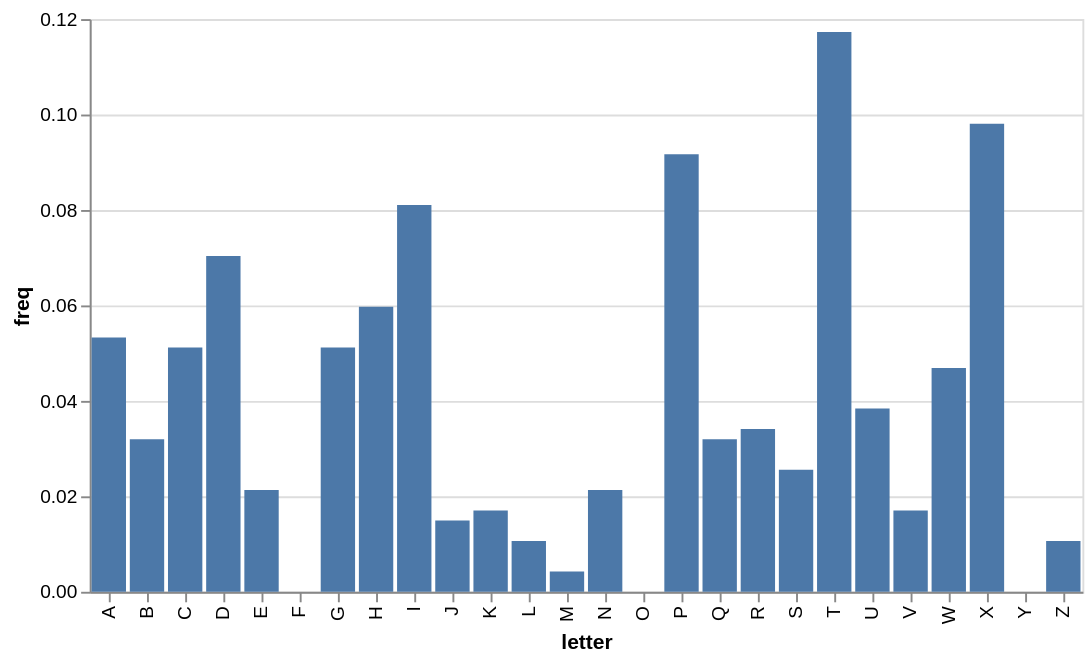

Notebook code cell kept with this figure:
### Code cell
# Looks like a shift cipher
# because Vigenere cipher with key length 1 is the same as a shift cipher
freq_chart(Y0)

### Figure 1 — Vega-Lite specification as saved in the notebook (floating-point values rounded to 4 significant figures)
{"config": {"view": {"continuousWidth": 300, "continuousHeight": 300}}, "data": {"name": "data-468e93a6c3ff2510ce312d461a5db6cf"}, "mark": {"type": "bar"}, "encoding": {"tooltip": [{"field": "letter", "type": "nominal"}, {"field": "freq", "type": "quantitative"}], "x": {"field": "letter", "scale": {"domain": ["A", "B", "C", "D", "E", "F", "G", "H", "I", "J", "K", "L", "M", "N", "O", "P", "Q", "R", "S", "T", "U", "V", "W", "X", "Y", "Z"]}, "type": "nominal"}, "y": {"field": "freq", "type": "quantitative"}}, "$schema": "https://vega.github.io/schema/vega-lite/v5.8.0.json", "datasets": {"data-468e93a6c3ff2510ce312d461a5db6cf": [{"letter": "A", "freq": 0.0533}, {"letter": "B", "freq": 0.03198}, {"letter": "C", "freq": 0.05117}, {"letter": "D", "freq": 0.07036}, {"letter": "E", "freq": 0.02132}, {"letter": "F", "freq": 0.0}, {"letter": "G", "freq": 0.05117}, {"letter": "H", "freq": 0.0597}, {"letter": "I", "freq": 0.08102}, {"letter": "J", "freq": 0.01493}, {"letter": "K", "freq": 0.01706}, {"letter": "L", "freq": 0.01066}, {"letter": "M", "freq": 0.004264}, {"letter": "N", "freq": 0.02132}, {"letter": "O", "freq": 0.0}, {"letter": "P", "freq": 0.09168}, {"letter": "Q", "freq": 0.03198}, {"letter": "R", "freq": 0.03412}, {"letter": "S", "freq": 0.02559}, {"letter": "T", "freq": 0.1173}, {"letter": "U", "freq": 0.03838}, {"letter": "V", "freq": 0.01706}, {"letter": "W", "freq": 0.04691}, {"letter": "X", "freq": 0.09808}, {"letter": "Y", "freq": 0.0}, {"letter": "Z", "freq": 0.01066}]}}
